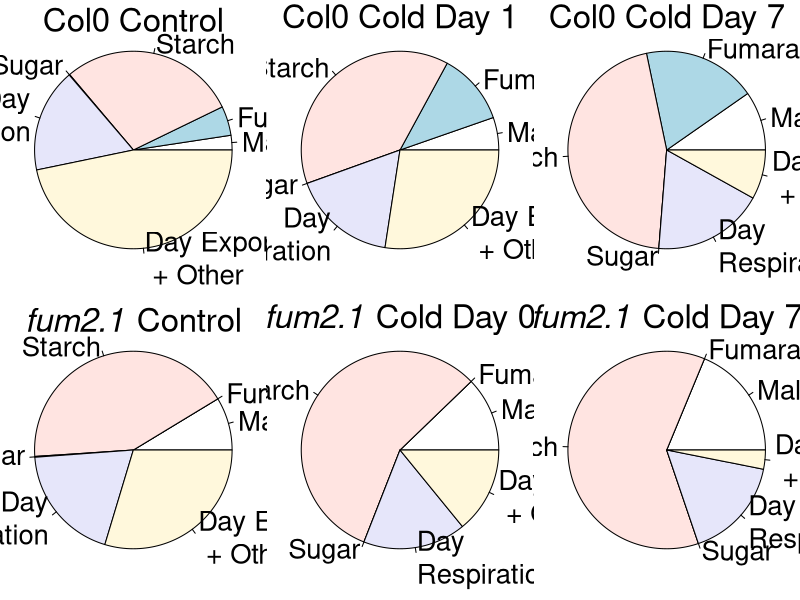

Here is the R script that generated this plot:
# Carbon Pie Charts

par(mar=c(0,0,0,0),mgp=c(0,0,0),mfrow=c(2,3))

make_pie <- function(slices,ttle){
  lbls <- c("Malate", "Fumarate", "Starch", "Sugar", "Day\nRespiration", "Day Export \n + Other")
  # pct <- round(slices/sum(slices)*100)
  # lbls <- paste(lbls,"\n",pct) # add percents to labels
  # lbls <- paste(lbls,"%",sep="") # ad % to labels 
  pie(slices, labels = lbls,cex=2.5)
  title(main=ttle,line=-1.5,cex.main=3.0)
}

col0_control <- c(2.4,4.8,29,0.1,17,46.8)
make_pie(col0_control,substitute(paste("Col0 Control")))

col0_cold0 <- c(5.0,11,36,0.0092,16,25.7)
make_pie(col0_cold0,substitute(paste("Col0 Cold Day 1")))

col0_cold <- c(9.6,18.4,45,0.006,18,8)
make_pie(col0_cold,substitute(paste("Col0 Cold Day 7")))

fum2_control <- c(8.6,0,42,0.14,19,29.4)
make_pie(fum2_control,substitute(paste(italic('fum2.1'), " Control")))

fum2_cold0 <- c(11.6,0,54,0.001,16,13.4)
make_pie(fum2_cold0,substitute(paste(italic('fum2.1'), " Cold Day 0")))

fum2_cold <- c(18,0,59,0,16,3)
make_pie(fum2_cold,substitute(paste(italic('fum2.1'), " Cold Day 7")))
